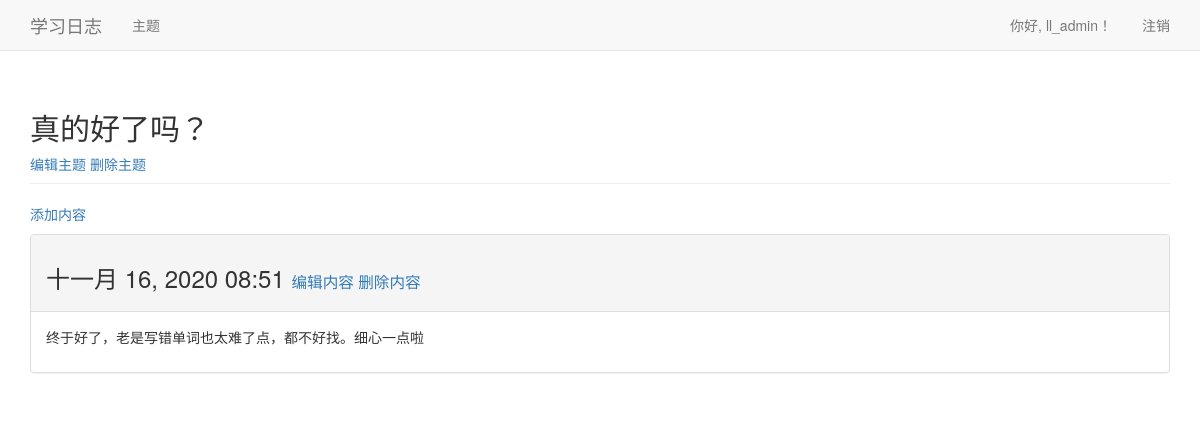
Screenshot of /topics/5/ (signed in) with the database file from the repository.
### learning_logs/models.py (models this page shows, shortened)
class Topic(models.Model):
    text = models.CharField(max_length=200)
    date_added = models.DateTimeField(auto_now_add=True)
    owner = models.ForeignKey(User, on_delete=models.CASCADE)
    def __str__(self):
        return self.text

class Entry(models.Model):
    topic = models.ForeignKey(Topic, on_delete=models.CASCADE)
    text = models.TextField( )
    date_added = models.DateTimeField(auto_now_add=True)
    class Meta:
        verbose_name_plural = 'entries'

### learning_logs/views.py (the view)
# urls.py: re_path(r'^topics/(?P<topic_id>\d+)/$', views.topic, name='topic'),
@login_required
def topic(request, topic_id):
    topic = Topic.objects.get(id=topic_id)
    if topic.owner != request.user:
        raise Http404
    entries = topic.entry_set.order_by('-date_added')
    context = {'topic':topic, 'entries':entries}
    return render(request, 'learning_logs/topic.html', context)

### templates/learning_logs/topic.html (shortened to what this page needs)
<!DOCTYPE html>
<html lang="en">
<head>
</head>
<body>
{% extends 'learning_logs/base.html' %}
{% block header %}
    <h2>{{ topic}}</h2>
    <a href="{% url 'learning_logs:edit_topic' topic.id %}">编辑主题</a>
    <a href="{% url 'learning_logs:delete_topic' topic.id %}">删除主题</a>
{% endblock header %}
{%  block content%}
    <p>
        <a href="{% url 'learning_logs:new_entry' topic.id %}">添加内容</a>
    </p>
    {% for entry in entries %}
        <div class="panel panel-default">
        <div class="panel-heading">
            <h3>
            {{ entry.date_added|date:'M d, Y H:i' }}
            <small>
            <a href="{% url 'learning_logs:edit_entry' entry.id %}">编辑内容</a>
            <a href="{% url 'learning_logs:delete_entry' entry.id %}">删除内容</a>
            </small>
            </h3>
        </div>
        <div class="panel-body">
        {{ entry.text|linebreaks }}
        </div>
        </div>
    {% empty %}
        这个主题没有内容。
    {% endfor %}
{% endblock content %}

### templates/learning_logs/base.html (shortened to what this page needs)
{% load bootstrap3 %}
<!DOCTYPE html>
<html lang="en">
<head>
    {% bootstrap_css %}
</head>
<body>
    <nav class="navbar navbar-default navbar-static-top">
        <div class="container">
        <div class="navbar-header">
            <a class="navbar-brand" href="{% url 'learning_logs:index' %}">学习日志</a>
        </div>
        <div id="navbar" class="navbar-collapse collapse">
            <ul class="nav navbar-nav">
                <li><a href="{% url 'learning_logs:topics' %}">主题</a></li>
            </ul>
            <ul class="nav navbar-nav navbar-right">
            {% if user.is_authenticated %}
                <li><a>你好, {{ user.username}}！</a></li>
                <li><a href="{% url 'users:logout' %}">注销</a></li>
            {% else %}
                <li><a href="{% url 'users:register' %}">注册</a></li>
                <li><a href="{% url 'users:login' %}">登录</a></li>
            {% endif %}
            </ul>
        </div>
        </div>
    </nav>
    <div class="container">
    <div class="page-header">
    {% block header %}{% endblock header %}
    </div>
    <div>
    {% block content %}{% endblock content %}
    </div>
    </div>
</body>
</html>

### rows the page displays
Topic: text "真的好了吗？"
Entry: date_added "十一月 16, 2020 08:51", text "终于好了，老是写错单词也太难了点，都不好找。细心一点啦"

### other values shown
{{ user.username }} "ll_admin"
